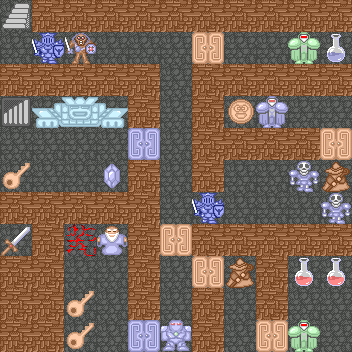

A level layout from a 2D game, rendered from its tile map. Below: a short description, then the map file with tile-grid data replaced by summaries:
An orthogonal 11x11 tile map with 32x32 px tiles, 7 tile layers (floor, prop, enemy, NPC, ...), 5 tilesets.

<map version="1.0" orientation="orthogonal" renderorder="right-down" width="11" height="11" tilewidth="32" tileheight="32" nextobjectid="1">
 <tileset firstgid="1" name="terrain" tilewidth="32" tileheight="32">
  <image source="terrain.png" width="128" height="128" />
 </tileset>
 <tileset firstgid="17" name="enemy" tilewidth="32" tileheight="32">
  <image source="enemy.png" width="128" height="2048" />
 </tileset>
 <tileset firstgid="273" name="door" tilewidth="32" tileheight="32">
  <image source="door.png" width="128" height="256" />
 </tileset>
 <tileset firstgid="305" name="item" tilewidth="32" tileheight="32">
  <image source="item.png" width="128" height="512" />
 </tileset>
 <tileset firstgid="369" name="npc" tilewidth="32" tileheight="32">
  <image source="npc.png" width="128" height="288" />
 </tileset>
 <layer name="floor" width="11" height="11">
  <data>[121 cells, 121 non-empty, 1 distinct tile ids]</data>
 </layer>
 <layer name="prop" width="11" height="11">
  <data>[121 cells, 9 non-empty, 6 distinct tile ids]</data>
 </layer>
 <layer name="enemy" width="11" height="11">
  <data>[121 cells, 11 non-empty, 7 distinct tile ids]</data>
 </layer>
 <layer name="NPC" width="11" height="11">
  <data>[121 cells, 4 non-empty, 4 distinct tile ids]</data>
 </layer>
 <layer name="door" width="11" height="11">
  <data>[121 cells, 9 non-empty, 4 distinct tile ids]</data>
 </layer>
 <layer name="wall" width="11" height="11">
  <data>[121 cells, 52 non-empty, 2 distinct tile ids]</data>
 </layer>
 <layer name="darkWall" width="11" height="11">
  <data>[121 cells, 1 non-empty, 1 distinct tile ids]</data>
 </layer>
</map>
